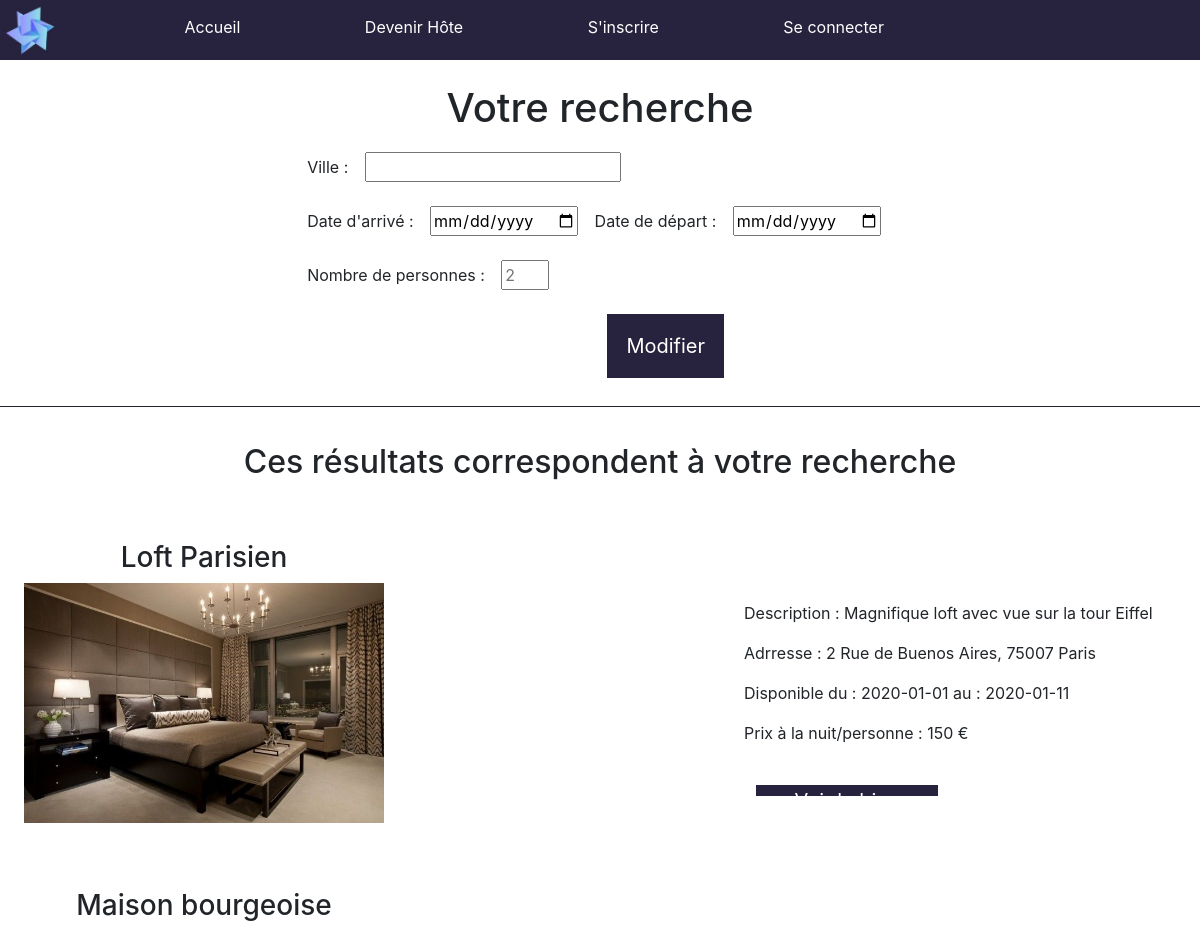
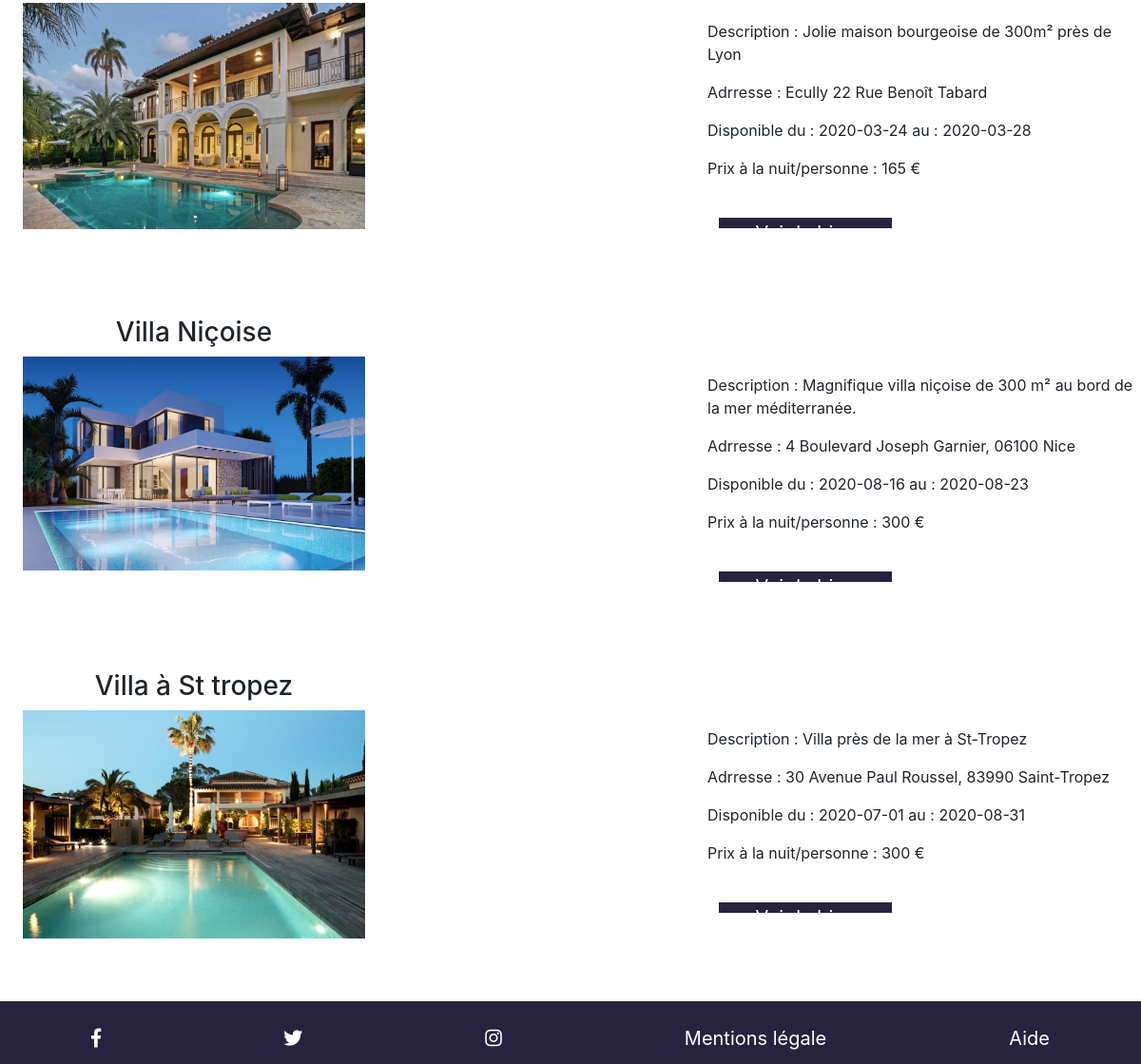
Screenshot of /Recherche.php with the database file from the repository (2 pictures, top to bottom).
### tables this page shows
CREATE TABLE IF NOT EXISTS `announce` (
  `id` int(11) NOT NULL AUTO_INCREMENT,
  `Titles` varchar(100) DEFAULT NULL,
  `Descriptions` varchar(800) DEFAULT NULL,
  `Pictures` varchar(255) DEFAULT NULL,
  `PlaceAvailable` int(11) DEFAULT NULL,
  `Adresse` varchar(250) DEFAULT NULL,
  `Price` int(11) DEFAULT NULL,
  `StartDate` date NOT NULL,
  `EndDate` date NOT NULL,
  `UserId` int(11) DEFAULT NULL,
  `map` varchar(255) DEFAULT NULL,
  PRIMARY KEY (`id`),
  KEY `UserId` (`UserId`)
);

### Fonctions/bien.php (called while the page is built, shortened)
<?php
function getAnnounce(?string $search = null,?string $place = null,?string $StartDate = null,?string $EndDate = null):array{
    $pdo = getPdo();
    $query = "SELECT * FROM announce";
     if ($search !== null || $place !== null || $StartDate !==null ||$EndDate!==null) {
      $query = $query . " WHERE Adresse LIKE :search AND PlaceAvailable LIKE :place AND StartDate LIKE :StartDate AND EndDate LIKE :EndDate";
      $stmt = $pdo->prepare($query);
      $stmt->execute([
        'search' => "%$search%",
        'place' => "%$place%",
        'StartDate'  =>"%$StartDate",
        'EndDate' => "%$EndDate",
      ]);
    } else {
      $stmt = $pdo->query($query);
    }
    return $stmt->fetchAll(PDO::FETCH_ASSOC);
}

### views/page/recherche.php (the view)
<article>
  <section>
    <h3><?php echo $bien['Titles']?></h3>
    <img src="Image/<?php echo $bien['Pictures']; ?>">
  </section>
  <div id="description">
    <p>Description : <?php echo $bien['Descriptions']; ?></p>
    <p>Adrresse : <?php echo $bien['Adresse'] ?></p>
    <p>Disponible du : <?php echo date($bien['StartDate']);?> au : <?php echo date($bien['EndDate']);?></p>
    <p>Prix à la nuit/personne : <?php echo $bien['Price'];?> €</p>
    <a href="/bien.php?id=<?php echo $bien['id']; ?>"><button>Voir le bien</button></a>
</div>
</article>

### views/Layout/header.php (shortened to what this page needs)
<!DOCTYPE html>
<html>
<head>
	<link rel="stylesheet" type="text/css" href="/style.css">
    <link rel="stylesheet" href="https://use.fontawesome.com/releases/v5.5.0/css/all.css">
    <link rel="stylesheet" href="https://stackpath.bootstrapcdn.com/bootstrap/4.4.1/css/bootstrap.min.css">
</head>
<body>
<header>
	<?php require_once 'nav.php' ?>
</header>

### views/Layout/nav.php (shortened to what this page needs)
<nav>
	<a id="logo" href="/index.php"><img src="/Image/logo.jpg"></a>
	<a href="/index.php">Accueil</a>
	<a href="/admin/hote.php">Devenir Hôte</a>
	<?php
      if (isset($_SESSION['state']) && $_SESSION['state'] == 'connected') { ?>
		  <a href="/admin/profil.php?id=<?php echo $_SESSION['id'] ?>">Profil</a>
	<?php } else{
			?>	<a href="/admin/inscription.php">S'inscrire</a>
			<?php
	}
	?>
		<?php
      if (isset($_SESSION['state']) && $_SESSION['state'] == 'connected') { ?>
		  <a href="/admin/deconnexion.php">Déconnexion</a>
	<?php } else{
			?><a href="/admin/connexion.php">Se connecter</a><?php
	}
	?>
	</nav>

### public/Recherche.php (shortened to what this page needs)
<?php
require_once '../views/Layout/header.php';
require_once '../Fonctions/bien.php';
$search = $_GET['search'] ?? null ;
$place = $_GET['place'] ?? null;
$StartDate = $_GET['StartDate'] ?? null ;
$EndDate = $_GET['EndDate'] ?? null ;
$biens = getAnnounce($search,$place,$StartDate,$EndDate);
?>
<h1>Votre recherche</h1>
<div id="recherche">
  <form action="Recherche.php">
      <div id="search">
        <label>Ville : </label>
        <input id="search" name="search" value="<?php echo $search; ?>">
      </div>
      <div id="date">
        <label>Date d'arrivé : </label>
        <input type="date" id="StartDate" name="StartDate" value="<?php echo $StartDate; ?>">
        <label>Date de départ : </label>
        <input type="date" id="EndDate" name="EndDate" value="<?php echo $EndDate; ?>">
      </div>
      <div id="nbrPers">
        <label>Nombre de personnes : </label>
        <input id="place" name="place"  type="number" placeholder="2" value="<?php echo $place; ?>">
      </div>
        <button>Modifier</button>
  </form>
</div>
<h2>Ces résultats correspondent à votre recherche</h2>
<?php
foreach ($biens as $bien) {
  require '../views/page/recherche.php';
}
if (empty($biens)) { ?>
<?php }
require_once '../views/Layout/footer.php';
?>

### views/Layout/footer.php (shortened to what this page needs)
<footer>
    <li>
        <a href="#"><i class="fab fa-facebook-f"></i></a>
    	<a href="#"><i class="fab fa-twitter"></i></a>
        <a href="#"><i class="fab fa-instagram"></i></a>
        <a href="#">Mentions légale</a>
        <a href="#">Aide</a>
    </li>
</footer>
</body>
</html>

### public/style.css (style rules this page uses)
body { margin: 0; font-family: 'Montserrat', sans-serif; }
header { background: #27233E; height: 5vw; }
nav { display: flex; justify-content: space-between; }
nav a img { width: 5vw; }
#logo { padding-top:0; }
nav a { color: white; text-decoration: none; padding-top: 2vw; margin-right:10vw; }
#nbrPers input { width: 4vw; margin-right: 8.3vw; }
#date input { margin-right: 1vw; }
h2 { text-align: center; font-size: 30px; padding: 3vw; }
section { width: 30vw; }
section img { width: 30vw; }
section h3 { text-align: center; }
footer { background: #27233E; height: 7%; }
footer li { display: flex; justify-content: space-around; }
footer a { text-decoration: none ; color: white; font-size: 20px; padding-top:2vw; padding-bottom: 1vw; }
h1 { text-align: center; margin-top: 2vw !important; }
#recherche { display: flex; justify-content: center; border-bottom: solid 1px; }
#recherche input { margin:1vw; }
#recherche button { margin: 1vw 0 2vw 18vw !important; background:#27233E; color:white; border: none; font-size: 20px; }
article { margin: 2vw 0 3vw 2vw ; display: flex !important; justify-content: space-around; }
#description { width: 40vw; margin: 5vw 0 0 30vw; display: flex; flex-direction: column; }
#description button { background:#27233E; color:white; border: none; font-size: 20px; margin-left: 1vw !important; }
button { margin: 2vw 0 3vw 45vw !important; background:#27233E; color:white; border: none; font-size: 20px !important; width: 10vw; height: 3vw; }
@media (min-width:740px)and (max-width:1200px) { button { width: 40%; height: 11%; } }
@media (min-width:740px)and (max-width:1200px) { #recherche button { margin: 1vw 0 5vw 25vw !important; width: 20%; height: 24%; font-size: 20px; } }

### rows the page displays
announce: Titles "Loft Parisien", Pictures (picture), Descriptions "Magnifique loft avec vue sur la tour Eiffel", Adresse "2 Rue de Buenos Aires, 75007 Paris", StartDate "2020-01-01", EndDate "2020-01-11", Price "150"
announce: Titles "Maison bourgeoise", Pictures (picture), Descriptions "Jolie maison bourgeoise de 300m² près de Lyon", Adresse "Ecully 22 Rue Benoît Tabard", StartDate "2020-03-24", EndDate "2020-03-28", Price "165"
announce: Titles "Villa Niçoise", Pictures (picture), Descriptions "Magnifique villa niçoise de 300 m² au bord de la mer méditerranée.", Adresse "4 Boulevard Joseph Garnier, 06100 Nice", StartDate "2020-08-16", EndDate "2020-08-23", Price "300"
announce: Titles "Villa à St tropez", Pictures (picture), Descriptions "Villa près de la mer à St-Tropez", Adresse "30 Avenue Paul Roussel, 83990 Saint-Tropez", StartDate "2020-07-01", EndDate "2020-08-31", Price "300"
